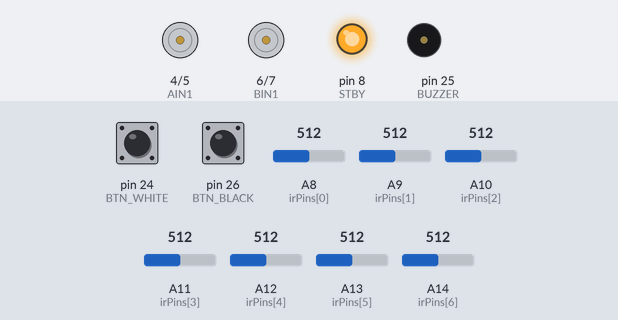
Recording of a sketch running on a simulated Arduino Mega 2560, built with avr-gcc and run on an emulated ATmega2560. Parts: motor-driver pin pairs drawn as motors (green arrow = first pin HIGH = forward, orange = second pin HIGH = backward, longer = more drive, scaled by the enable pin, stopped while the standby pin is LOW), output pins drawn as LEDs (lit = HIGH), buzzer (waves = sounding, pin HIGH). The inputs (shaded band) are chosen by the test bench; at power-on: pin 24 (BTN_WHITE) HIGH, pin 26 (BTN_BLACK) HIGH, A11 (irPins[3]) = 512, A8 (irPins[0]) = 512, A9 (irPins[1]) = 512, A10 (irPins[2]) = 512, A12 (irPins[4]) = 512, A13 (irPins[5]) = 512, A14 (irPins[6]) = 512. What the sketch prints to the serial monitor is not drawn.

Above: at 1.4 s.
1.5 s: pin 24 (BTN_WHITE) pulled LOW for 3.2 s
At 1.77 s:
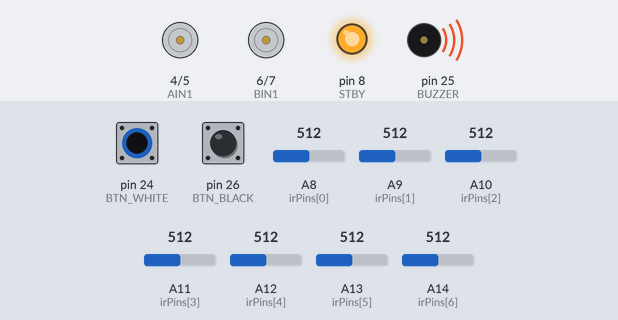
6.2 s: pin 26 (BTN_BLACK) pulled LOW for 0.35 s
At 7.5 s:
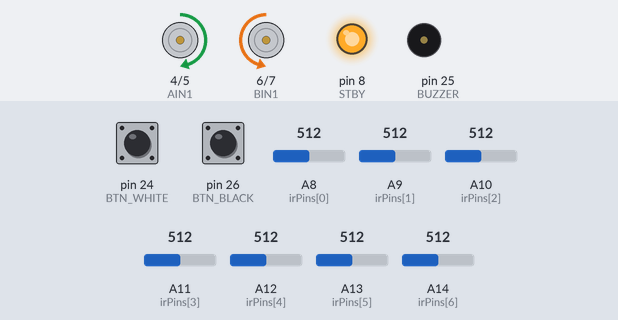
8.5 s: A11 (irPins[3]) set to 528
At 8.8 s:
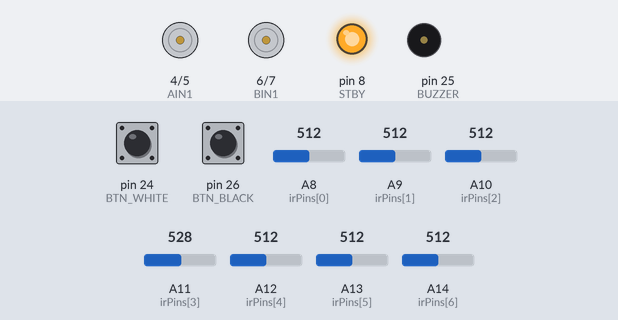
10.0 s: pin 24 (BTN_WHITE) pulled LOW for 0.35 s
At 11.5 s:
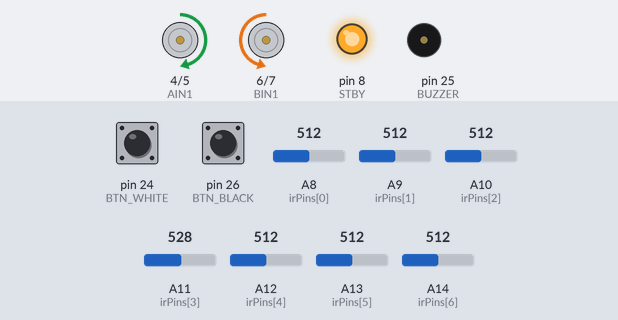
11.8 s: pin 26 (BTN_BLACK) pulled LOW for 1 s
At 11.98 s:
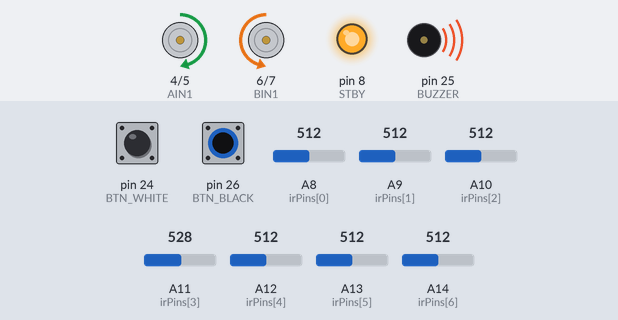
Timing chart, 0 to 14.8 s (numbered marks = the images above; inputs shaded):
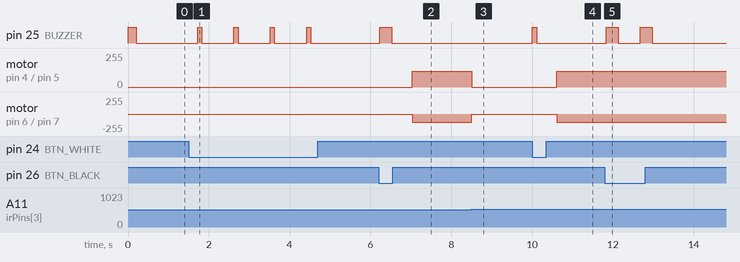

The sketch:

center_align_code_without_motor.ino
```cpp
#define NUM_SENSORS 7

/* ---------- IR ---------- */
int irPins[NUM_SENSORS] = { A8, A9, A10, A11, A12, A13, A14 };
int irRaw[NUM_SENSORS];
int irWhite[NUM_SENSORS];
int irBlack[NUM_SENSORS];
float irNorm[NUM_SENSORS];

/* ---------- BUTTON & BUZZER ---------- */
#define BTN_WHITE 24
#define BTN_BLACK 26
#define BUZZER    25

/* ---------- TB6612FNG ---------- */
#define AIN1 4
#define AIN2 5
#define PWMA 3
#define BIN1 6
#define BIN2 7
#define PWMB 9
#define STBY 8

bool whiteOK = false;
bool blackOK = false;

/* ---------- MOTOR FUNCTIONS ---------- */
void beep(int ms) {
  digitalWrite(BUZZER, HIGH);
  delay(ms);
  digitalWrite(BUZZER, LOW);
}

void rotateLeft(int speed) {
  // Left motor backward
  digitalWrite(AIN1, LOW);
  digitalWrite(AIN2, HIGH);
  analogWrite(PWMA, speed);

  // Right motor forward
  digitalWrite(BIN1, HIGH);
  digitalWrite(BIN2, LOW);
  analogWrite(PWMB, speed);
}

void rotateRight(int speed) {
  // Left motor forward
  digitalWrite(AIN1, HIGH);
  digitalWrite(AIN2, LOW);
  analogWrite(PWMA, speed);

  // Right motor backward
  digitalWrite(BIN1, LOW);
  digitalWrite(BIN2, HIGH);
  analogWrite(PWMB, speed);
}

void stopMotors() {
  analogWrite(PWMA, 0);
  analogWrite(PWMB, 0);
}

/* ---------- SETUP ---------- */
void setup() {
  Serial.begin(9600);

  for (int i = 0; i < NUM_SENSORS; i++) {
    pinMode(irPins[i], INPUT);
  }

  pinMode(BTN_WHITE, INPUT_PULLUP);
  pinMode(BTN_BLACK, INPUT_PULLUP);
  pinMode(BUZZER, OUTPUT);

  pinMode(AIN1, OUTPUT);
  pinMode(AIN2, OUTPUT);
  pinMode(PWMA, OUTPUT);
  pinMode(BIN1, OUTPUT);
  pinMode(BIN2, OUTPUT);
  pinMode(PWMB, OUTPUT);
  pinMode(STBY, OUTPUT);

  digitalWrite(STBY, HIGH);

  beep(200);
  Serial.println("CENTERING MODE (FIXED LOGIC)");
  Serial.println("Goal: BLACK under A11");
}

/* ---------- LOOP ---------- */
void loop() {

  /* ---- READ RAW ---- */
  for (int i = 0; i < NUM_SENSORS; i++) {
    irRaw[i] = analogRead(irPins[i]);
  }

  /* ---- WHITE CAL ---- */
  if (digitalRead(BTN_WHITE) == LOW) {
    for (int i = 0; i < NUM_SENSORS; i++) {
      irWhite[i] = irRaw[i];
    }
    whiteOK = true;
    beep(100);
    delay(500);
  }

  /* ---- BLACK CAL ---- */
  if (digitalRead(BTN_BLACK) == LOW) {
    for (int i = 0; i < NUM_SENSORS; i++) {
      irBlack[i] = irRaw[i];
    }
    blackOK = true;
    beep(300);
    delay(500);
  }

  if (!(whiteOK && blackOK)) {
    stopMotors();
    Serial.println("Waiting for calibration...");
    delay(300);
    return;
  }

  /* ---- NORMALIZE ---- */
  for (int i = 0; i < NUM_SENSORS; i++) {
    irNorm[i] = (float)(irRaw[i] - irWhite[i]) /
                (float)(irBlack[i] - irWhite[i]);
    irNorm[i] = constrain(irNorm[i], 0.0, 1.0);
  }

  /* ---- DEBUG PRINT ---- */
  Serial.print("NORM: ");
  for (int i = 0; i < NUM_SENSORS; i++) {
    Serial.print(irNorm[i], 2);
    Serial.print(" ");
  }

  /* ---- CENTERING DECISION ---- */

  // If center sensor sees black → STOP
  if (irNorm[3] > 0.6) {
    stopMotors();
    Serial.println(" | CENTERED (A11 BLACK)");
  }
  else {
    // Sum black strength on left and right
    float leftBlack  = irNorm[0] + irNorm[1] + irNorm[2];
    float rightBlack = irNorm[4] + irNorm[5] + irNorm[6];

    if (leftBlack > rightBlack) {
      // Line is on LEFT → rotate LEFT to bring it under A11
      rotateLeft(120);
      Serial.println(" | LINE LEFT → ROTATE LEFT");
    }
    else {
      // Line is on RIGHT → rotate RIGHT
      rotateRight(120);
      Serial.println(" | LINE RIGHT → ROTATE RIGHT");
    }
  }

  delay(40);
}
```

Measured:
- the behaviour switches between 512 and 513 on A11 (irPins[3]) (found by bisection; images 2 and 3)
- after the input at 1.5 s, pin 25 (BUZZER): alternates HIGH for 0.10 s and LOW for 0.80 s, 8 changes in all, then stays LOW, starting after 0.22 s
- after the input at 6.2 s, pin 25 (BUZZER): LOW → HIGH at once, → LOW 0.30 s later; motor on pin 4 (AIN1) / pin 5 (AIN2): stopped → forward 120/255 after 0.83 s; motor on pin 6 (BIN1) / pin 7 (BIN2): stopped → backward 120/255 after 0.83 s
- after the input at 8.5 s, motor on pin 4 (AIN1) / pin 5 (AIN2): forward 120/255 → stopped at once; motor on pin 6 (BIN1) / pin 7 (BIN2): backward 120/255 → stopped at once
- after the input at 10.0 s, pin 25 (BUZZER): LOW → HIGH at once, → LOW 0.10 s later; motor on pin 4 (AIN1) / pin 5 (AIN2): stopped → forward 120/255 after 0.61 s; motor on pin 6 (BIN1) / pin 7 (BIN2): stopped → backward 120/255 after 0.61 s
- after the input at 11.8 s, pin 25 (BUZZER): alternates HIGH for 0.30 s and LOW for 0.54 s, 4 changes in all, then stays LOW, starting at once
